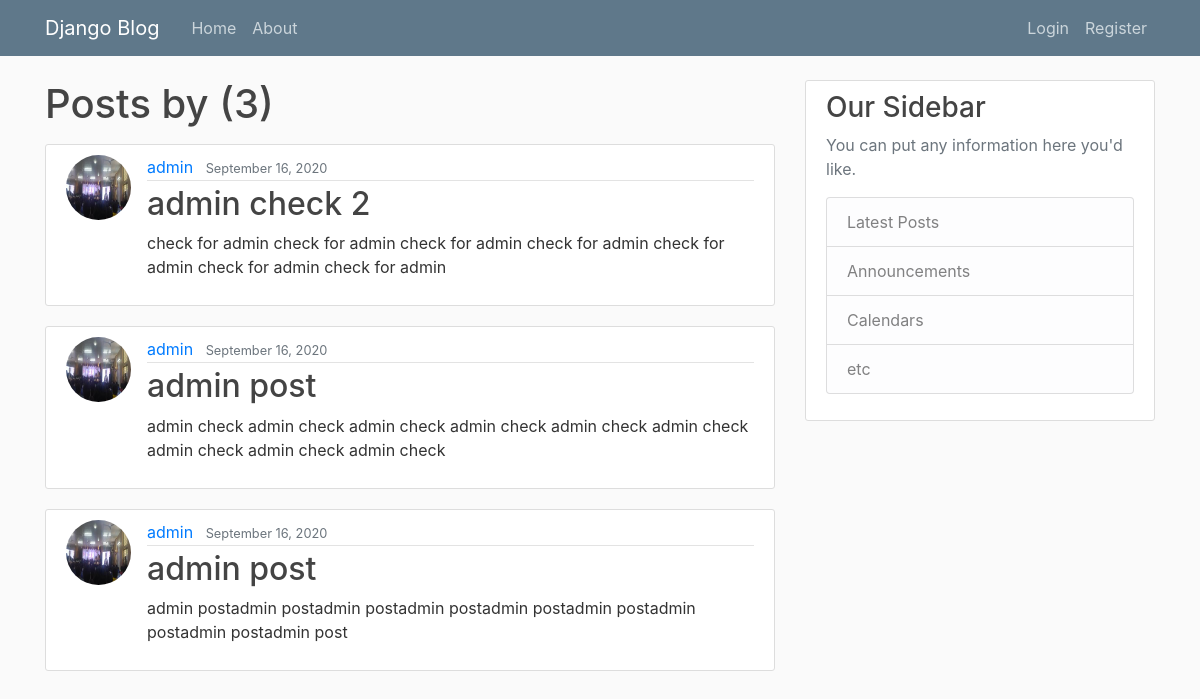
Screenshot of /user/admin/ with the database file from the repository.
### blog/models.py (models this page shows, shortened)
class Post(models.Model):
    title = models.CharField(max_length=100)
    content = models.TextField()
    date_posted = models.DateTimeField(default=timezone.now)
    author = models.ForeignKey(User,on_delete=models.CASCADE)

### users/models.py (models this page shows, shortened)
class Profile(models.Model):
    user = models.OneToOneField(User,on_delete=models.CASCADE)
    image = models.ImageField(default='default.jpg',upload_to='profile_pics')

### blog/views.py (the view)
# urls.py: path('user/<str:username>/', UserListView.as_view(), name='user-posts'),
class UserListView(ListView):
    model = Post
    template_name = 'blog/user_post.html'
    context_object_name = 'posts'
    paginate_by = 3
    def get_queryset(self):
        user = get_object_or_404(User, username=self.kwargs.get('username'))
        return Post.objects.filter(author=user).order_by('-date_posted')

### blog/templates/blog/user_post.html (shortened to what this page needs)
{% extends 'blog/base.html' %}
{% block content %}
    <h1 class="mb-3">Posts by {{ views.kwargs.username }} ({{ page_obj.paginator.count }})</h1>
    {% for post in posts %}
        <article class="media content-section">
            <img class="rounded-circle article-img" src="{{ post.author.profile.image.url }}">
          <div class="media-body">
            <div class="article-metadata">
              <a class="mr-2" href="{% url 'user-posts' post.author.username %}">{{ post.author }}</a>
              <small class="text-muted">{{ post.date_posted|date:"F d, Y" }}</small>
            </div>
            <h2><a class="article-title" href="{% url 'post-detail' post.id %}">{{ post.title }}</a></h2>
            <p class="article-content">{{ post.content }}</p>
          </div>
        </article>
    {% endfor %}
{% endblock %}

### blog/static/blog/main.css (style rules this page uses)
body { background: #fafafa; color: #333333; margin-top: 5rem; }
h1, h2, h3, h4, h5, h6 { color: #444444; }
.content-section { background: #ffffff; padding: 10px 20px; border: 1px solid #dddddd; border-radius: 3px; margin-bottom: 20px; }
.article-title { color: #444444; }
.article-content { white-space: pre-line; }
.article-img { height: 65px; width: 65px; margin-right: 16px; }
.article-metadata { padding-bottom: 1px; margin-bottom: 4px; border-bottom: 1px solid #e3e3e3 }

### rows the page displays
Post: author.profile.image (picture), author "admin", date_posted "September 16, 2020", title "admin check 2", content "check for admin check for admin check for admin check for admin check for admin check for admin check for admin"
Post: author.profile.image (picture), author "admin", date_posted "September 16, 2020", title "admin post", content "admin check admin check admin check admin check admin check admin check admin check admin check admin check"
Post: author.profile.image (picture), author "admin", date_posted "September 16, 2020", title "admin post", content "admin postadmin postadmin postadmin postadmin postadmin postadmin postadmin postadmin post"

### other values shown
{{ page_obj.paginator.count }} "3"
